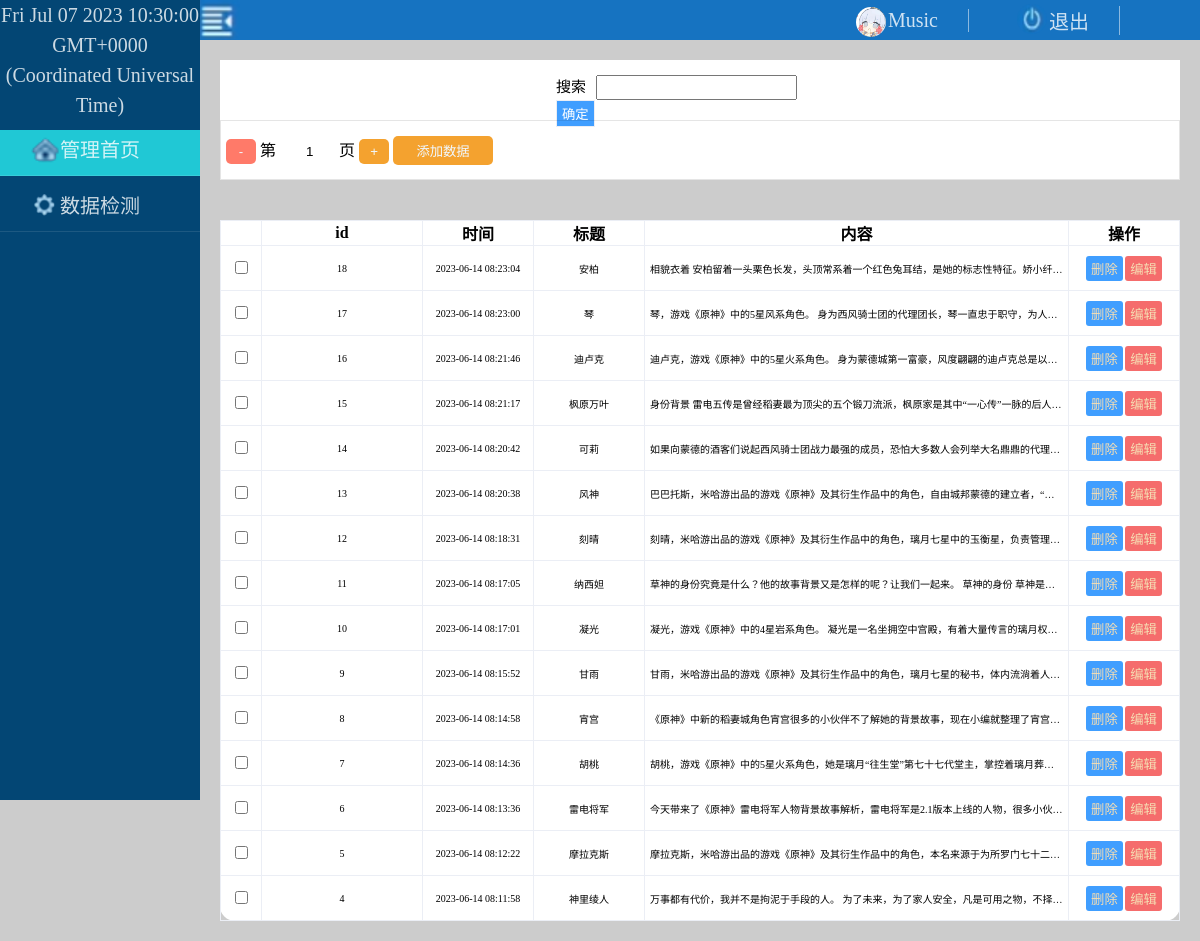
Page /Sytest/index.php on the committed database.
### tables this page shows
CREATE TABLE `yspr` (
  `id` int(11) NOT NULL AUTO_INCREMENT,
  `type` varchar(255) NOT NULL,
  `nr` text,
  `data` timestamp NOT NULL DEFAULT CURRENT_TIMESTAMP,
  PRIMARY KEY (`id`)
);

### Sytest/index.php (the view, shortened to what this page needs)
<!DOCTYPE html>
<html lang="en">
<head>
    <link rel="stylesheet" href="./css/index.css">
</head>
<body>
    <div class="left_dahl">
       <span></span>
        <div class="sy yslan">管理首页</div>
        <div class="gl">数据检测</div>
    </div>
    <div class="right_dahl">
    <div class="right_top">
      <div class="right_top_right">
        <span>导航</span>
      </div>
      <div class="right_top_left">
        <ul>
            <li>Music</li>
            <li class='tuichu'>退出</li>
        </ul>
      </div>
    </div>
    <form action="" method='post' name='tj'>
    <div class="right_button">
         <div class="glym">
            <div class="gl_top">
                <div class="cpsstop">
                    <div class='ssbox'><label ><span>搜索</span><input type="search" name="cazhao" id="cz"></label>
                     <input type="submit" value="确定"></div>
                </div>
                <div class="cpssbut">
                <input type="submit" class="cpssbutsc" value='-' name='remove' ></input>
                第<input type="number"  name='ys' value='<?php
                 $ys=1;
                if(!empty($_POST['add'])){
                  $ys=$_POST['ys'];
                  $ys+=1;
                  echo $ys;
                }
                else{
                  echo $ys;
                }
                ?>' readonly class='yescalss'/>页
                <input type="submit" class="cpssbuttj" value='+' name='add'></input>
                <input type="submit" class='cpssbuttj' value='添加数据' name='addsj' style='width:100px'>
                </div>
            </div>
            <div class="gl_but">
            <table id='ones' style=' height: 10px;  width: 100%;  overflow-y: auto;' >
                    <tr>
                        <th></th><th>id</th><th>时间</th><th >标题</th><th colspan="3">内容</th><th>操作</th>
                    </tr>
                    <?php
    $conn = new mysqli('localhost','root', '123', 'yspr');
    $ks=($ys-1)*15;
    if(!empty($_POST['cazhao']))
    {
      $sql = "select * from yspr where type like '%{$_POST['cazhao']}%' or id like '{$_POST['cazhao']}' or nr  like '%{$_POST['cazhao']}%'  ORDER BY  data DESC LIMIT {$ks},15;";
    }
    else{
      $sql = "SELECT * FROM  yspr  ORDER BY  data DESC LIMIT  {$ks},15;";
    }
    $result = $conn->query($sql);
    if ($result->num_rows > 0) {
        while($row = $result->fetch_assoc()) {
            echo " <tr><td style='width: 30px;'>
            <input type='checkbox'></td>
            <td style='width: 400px;'>{$row["id"]}</td>
            <td>{$row["data"]}</td>
            <td>{$row["type"]}</td>
            <td colspan='3'class='ck'>{$row["nr"]}</td>
            <td> <div class='but' >
            <input type='submit' name='sc{$row["id"]}' value='删除'></input>
            <input type='submit' name='bj{$row["id"]}' value='编辑'></input></div></td></tr>";
      }
    } else {
    }
                        ?>
                </table>
            </div>
    </div>
    </div>
    </form>
    </div>
</body>
</html>

### Sytest/css/index.css (style rules this page uses)
div { user-select: none; }
* { margin: 0; padding: 0; }
body { display: flex; justify-content: space-between; width: 100%; height: 100vh; background: #ccc; }
.left_dahl { text-align: center; height: 100%; width: 200px; background: #034674; transition: width .5s linear; }
.left_dahl>div { width: 100%; height: 40px; line-height: 30px; font-size: 20px; color: rgba(255, 255, 255, .8); padding-top: 5px; margin-top: 10px; float: left; text-align: center; border-bottom: 1px solid rgba(255, 255, 255, .1); position: relative; }
.yslan { background: #20c8d5; }
.sy::after { content: ''; position: absolute; top:5px; width: 30px; height: 30px; background: url('../imgs/首页.png') no-repeat; background-size: 100% 100%; left: 30px; }
.gl::after { content: ''; position: absolute; top:5px; width: 30px; height: 30px; background: url('../imgs/管理.png') no-repeat; background-size: 100% 100%; left: 30px; }
.left_dahl>span { line-height: 30px; font-size: 20px; color: rgba(255, 255, 255, .8); padding: 60px 0px; }
.right_dahl { flex: 1; background: #fff; display: flex; flex-direction: column; justify-content: space-between; }
.right_top { width: 100%; height: 40px; background: #1673c1; display: flex; justify-content: space-between; }
.right_top>div { height: 100%; text-align: center; position: relative; }
.right_top_right::after { content: ''; width: 40px; height: 40px; position: absolute; background: url('../imgs/导航栏.png') no-repeat; background-size: 100% 100%; left: 0; top: 0; }
.right_top_left>ul { list-style: none; width: 400px; display: flex; justify-content: end; height: 100%; align-items: center; }
.right_top_left>ul>li { margin-right: 80px; font-size: 20px; color: rgba(255, 255, 255, .8); border-right: 1px solid rgba(255, 255, 255, .5); padding-right: 30px; position: relative; }
.right_top_left>ul>li:nth-child(1):after { content: ''; position: absolute; left: -32px; top: -2px; width: 30px; height: 30px; background: url('../imgs/头像.webp') no-repeat; background-size: 100% 100%; border-radius: 50%; }
.right_top_left>ul>li:nth-child(2):after { content: ''; position: absolute; left: -32px; top: -2px; width: 30px; height: 30px; background: url('../imgs/关闭.png') no-repeat; background-size: 100% 100%; border-radius: 50%; }
.right_button { display: block; flex: 1; padding: 20px; position: relative; background: #ccc; }
.glym { width: 100%; height: 100%; display: flex; flex-direction: column; justify-content: space-between; }
.glym>div { width: 100%; background: #fff; }
.gl_top { display: flex; flex-direction: column; justify-content: space-between; height: 120px; }
.gl_but { margin-top: 40px; flex: 1; border-radius:0px 0px 15px 15px; }
.cpssbut { padding-left: 5px; height: 70px; border: 1px solid rgba(0, 0, 0, .1); }
.cpssbut>input[type='submit'] { margin-top: 15px; color: aliceblue; border: none; padding: 10px 30px; border-radius: 5px; width: 30px; padding: 5px; }
.cpssbut>input[type='number'] { -webkit-appearance: none; border: none; outline-style: none; width: 30px; padding:10px 3px; height: 6px; padding-left: 30px; }
.cpssbuttj { background: #f4a22f; }
.cpssbutsc { background: #ff7a69; }
.cpsstop { display: flex; justify-content: center; height: 60px; width: 100%; }
.cpsstop>div { width: 30%; height: 60%; margin: 10px auto; }
.cpsstop>div>label>span { font-size: 15px; }
.cpsstop>div>label>input { padding: 3px 10px; margin-top: 5px; margin-right: 5px; margin-left: 10px; outline:none; }
.cpsstop>div>input[type='submit'] { border: none; color: white; background: #409eff; padding: 3px 5px; border: 1px solid #ebeef5; }
.gl_but>table { height: 100%; overflow-y: auto; width: 100%; text-align: center; border-collapse: collapse; }
th { font-size: 16px; text-align: center; border: 1px solid #ebeef5; }
td { padding: 2px 5px; font-size: 10px; white-space: nowrap; overflow: hidden; text-overflow: ellipsis; max-width: 150px; height: 20px; width: 100px; height: 40px; border: 1px solid #ebeef5; }
.but>input[type='submit'] { border-radius: 3px; border: none; color: wheat; padding: 3px 5px; }
.but>input[type='submit']:nth-child(1) { background: #409eff; }
.but>input[type='submit']:nth-child(2) { background: #f56c6c; }
form { flex: 1; display: block; padding: 0px; width: 100%; height: 60%; background: #ccc; }
html { overflow: hidden; }

### rows in the picture
yspr: id "18", data "2023-06-14 08:23:04", type "安柏", nr "相貌衣着 安柏留着一头栗色长发，头顶常系着一个红色兔耳结，是她的标志性特征。娇小纤…"
yspr: id "17", data "2023-06-14 08:23:00", type "琴", nr "琴，游戏《原神》中的5星风系角色。 身为西风骑士团的代理团长，琴一直忠于职守，为人…"
yspr: id "16", data "2023-06-14 08:21:46", type "迪卢克", nr "迪卢克，游戏《原神》中的5星火系角色。 身为蒙德城第一富豪，风度翩翩的迪卢克总是以…"
yspr: id "15", data "2023-06-14 08:21:17", type "枫原万叶", nr "身份背景 雷电五传是曾经稻妻最为顶尖的五个锻刀流派，枫原家是其中“一心传”一脉的后人…"
yspr: id "14", data "2023-06-14 08:20:42", type "可莉", nr "如果向蒙德的酒客们说起西风骑士团战力最强的成员，恐怕大多数人会列举大名鼎鼎的代理…"
yspr: id "13", data "2023-06-14 08:20:38", type "风神", nr "巴巴托斯，米哈游出品的游戏《原神》及其衍生作品中的角色，自由城邦蒙德的建立者，“…"
yspr: id "12", data "2023-06-14 08:18:31", type "刻晴", nr "刻晴，米哈游出品的游戏《原神》及其衍生作品中的角色，璃月七星中的玉衡星，负责管理…"
yspr: id "11", data "2023-06-14 08:17:05", type "纳西妲", nr "草神的身份究竟是什么？他的故事背景又是怎样的呢？让我们一起来。 草神的身份 草神是…"
yspr: id "10", data "2023-06-14 08:17:01", type "凝光", nr "凝光，游戏《原神》中的4星岩系角色。 凝光是一名坐拥空中宫殿，有着大量传言的璃月权…"
yspr: id "9", data "2023-06-14 08:15:52", type "甘雨", nr "甘雨，米哈游出品的游戏《原神》及其衍生作品中的角色，璃月七星的秘书，体内流淌着人…"
yspr: id "8", data "2023-06-14 08:14:58", type "宵宫", nr "《原神》中新的稻妻城角色宵宫很多的小伙伴不了解她的背景故事，现在小编就整理了宵宫…"
yspr: id "7", data "2023-06-14 08:14:36", type "胡桃", nr "胡桃，游戏《原神》中的5星火系角色，她是璃月“往生堂”第七十七代堂主，掌控着璃月葬…"
yspr: id "6", data "2023-06-14 08:13:36", type "雷电将军", nr "今天带来了《原神》雷电将军人物背景故事解析，雷电将军是2.1版本上线的人物，很多小伙…"
yspr: id "5", data "2023-06-14 08:12:22", type "摩拉克斯", nr "摩拉克斯，米哈游出品的游戏《原神》及其衍生作品中的角色，本名来源于为所罗门七十二…"
yspr: id "4", data "2023-06-14 08:11:58", type "神里绫人", nr "万事都有代价，我并不是拘泥于手段的人。 为了未来，为了家人安全，凡是可用之物，不择…"
